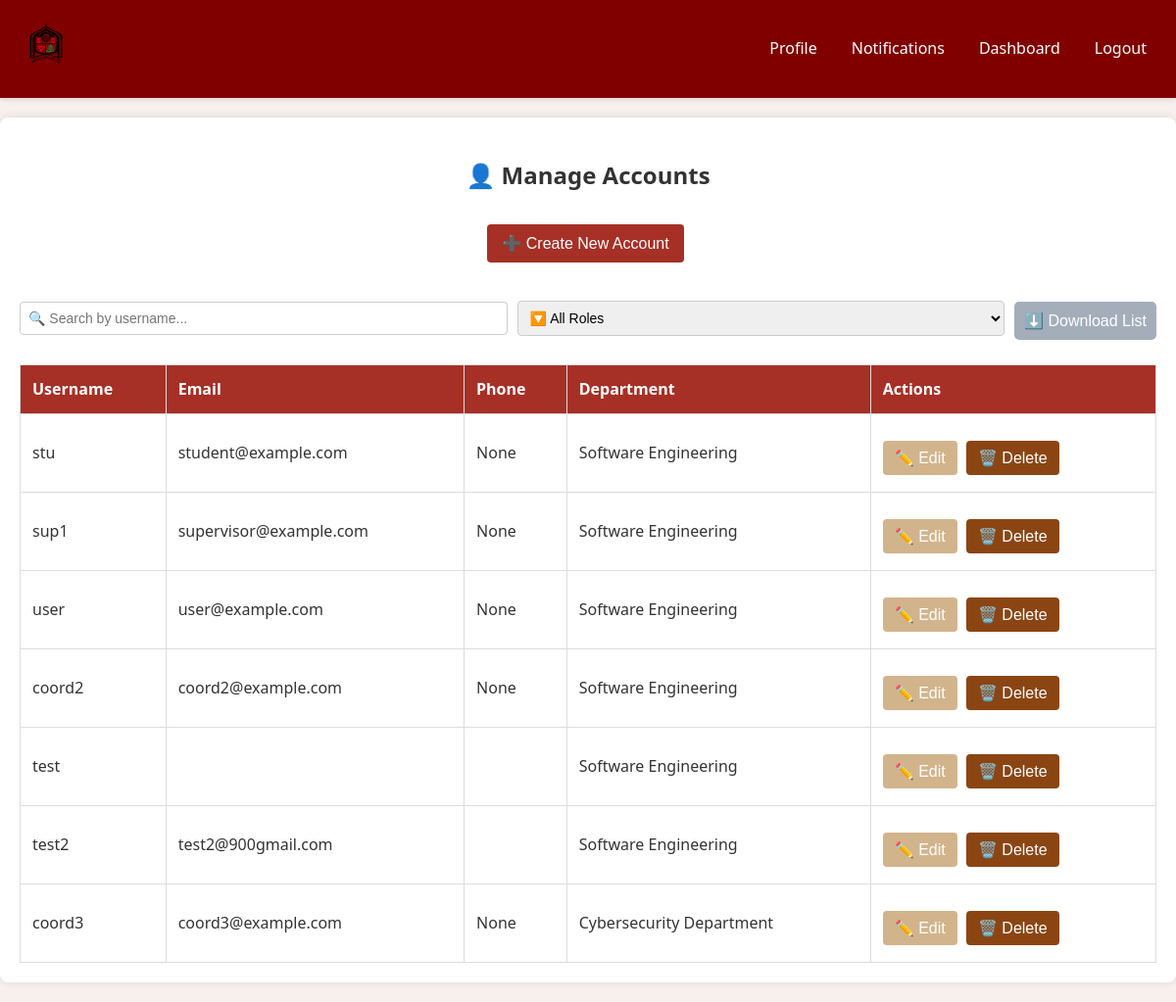
/api/users/manage-accounts/ (signed in), run on the app's committed database.
### users/models.py (models this page shows, shortened)
class User(AbstractUser):
    phone_number = models.CharField(max_length=15, blank=True, null=True)
    department = models.ForeignKey(
        Department,
        on_delete=models.CASCADE,
        related_name='users',
        null=True,  # Allow NULL values (important for superusers)
        blank=True  # Allow empty values
    )

### university/models.py (models this page shows, shortened)
class Department(models.Model):
    college = models.ForeignKey(College, on_delete=models.CASCADE, related_name='departments')
    name = models.CharField(max_length=200)

### users/views.py (the view, shortened to what this page needs)
# urls.py: path("manage-accounts/", views.ManageAccountsView.as_view(), name="manage-accounts"),
class ManageAccountsView(APIView):
    permission_classes = [IsAuthenticated]
    def get(self, request):
        user = request.user
        if hasattr(user, "coordinator"):
            if user.coordinator.is_super:
                college_departments = Department.objects.filter(college=user.department.college)
                users = User.objects.filter(
                    is_staff=False,
                    is_superuser=False,
                    department__in=college_departments
                ).exclude(coordinator__is_super=True)
                departments = college_departments
        else:
            return Response({"error": "Only coordinators can view users."}, status=403)
        return render(request, "coordinator/manage_accounts.html", {
            "users": users,
            "departments": departments,
            "is_super": hasattr(user, "coordinator") and user.coordinator.is_super
        })

### templates/coordinator/manage_accounts.html (shortened to what this page needs)
{% extends "base.html" %}
{% load static %}
{% block head %}
<link rel="stylesheet" href="{% static 'css/coordinator/manage_accounts.css' %}">
{% endblock %}
{% block content %}
{% include "navbar.html" %}
<div class="container">
    <h2>👤 Manage Accounts</h2>
    <button id="create-user-btn" class="btn btn-primary">➕ Create New Account</button>
<div class="search-filter-bar">
    <input type="text" id="search-input" placeholder="🔍 Search by username..." />
    <select id="role-filter">
        <option value="">🔽 All Roles</option>
    </select>
    <button id="download-btn" class="btn-download">⬇️ Download List</button>
</div>
    <table>
        <thead>
            <tr>
                <th>Username</th>
                <th>Email</th>
                <th>Phone</th>
                <th>Department</th>
                <th>Actions</th>
            </tr>
        </thead>
        <tbody>
            {% for user in users %}
            <tr>
                <td>{{ user.username }}</td>
                <td>{{ user.email }}</td>
                <td>{{ user.phone_number }}</td>
                <td>{{ user.department.name }}</td>
                <td>
                    <button class="edit-btn btn-edit"
                        data-id="{{ user.id }}"
                        data-role="{% if user.student %}student{% elif user.coordinator %}{% if user.coordinator.is_super %}coordinator{% else %}coordinator{% endif %}{% else %}user{% endif %}"
                        data-username="{{ user.username }}"
                        data-email="{{ user.email }}"
                        data-phone="{{ user.phone_number }}"
                        data-department="{{ user.department.id }}"
                        {% if user.student %}
                            data-student_id="{{ user.student.student_id }}"
                            data-sitting_number="{{ user.student.sitting_number }}"
                        {% endif %}>
                        ✏️ Edit
                    </button>
                    <button class="delete-btn btn-delete" data-id="{{ user.id }}" >
                        🗑️ Delete
                    </button>
                </td>
            </tr>
            {% empty %}
            <tr>
                <td colspan="5">No users found.</td>
            </tr>
            {% endfor %}
        </tbody>
    </table>
</div>
{% endblock %}

### static/css/style.css (style rules this page uses)
body { font-family: 'Segoe UI', Tahoma, Geneva, Verdana, sans-serif; margin: 0px; padding: 0; background-color: #f7f0ed; color: #333; line-height: 1.6; }
:root { --button-color: #609f9f; --button-hover-color: #4d8080; --button-text-color: white; --button-disabled-color: #cccccc; }
button { background-color: var(--button-color); color: var(--button-text-color); padding: 10px 20px; border: none; border-radius: 5px; font-size: 16px; cursor: pointer; transition: background-color 0.3s ease; margin: 5px 0; }
.btn-primary { background-color: #a63026; color: white; }
.btn-edit { background-color: #d2b48c; color: white; }
.btn-delete { background-color: #8b4513; color: white; }
.btn-download { background-color: #a3aeba; color: white; }

### static/css/coordinator/manage_accounts.css (style rules this page uses)
.container { max-width: 1300px; margin: 20px auto; padding: 20px; background: white; border-radius: 8px; box-shadow: 0 0 10px rgba(0, 0, 0, 0.1); text-align: center; }
h2 { color: #333; margin-bottom: 20px; }
table { width: 100%; border-collapse: collapse; margin-top: 20px; }
table, th, td { border: 1px solid #ddd; }
th, td { padding: 12px; text-align: left; }
th { background: #a63026; color: white; }
td { background: #fff; }
.edit-btn, .delete-btn, .btn { text-decoration: none; padding: 8px 12px; border-radius: 4px; margin-right: 5px; transition: 0.3s ease-in-out; display: inline-block; cursor: pointer; }
.btn { color: white; margin-top: 10px; border: none; padding: 10px 15px; }
.search-filter-bar { display: flex; gap: 10px; margin: 20px 0; align-items: center; }
#search-input, #role-filter { padding: 8px; font-size: 14px; border-radius: 4px; border: 1px solid #ccc; flex: 1; }
input, select { padding: 10px; margin-top: 5px; border: 1px solid #ccc; border-radius: 5px; width: 95%; }
button { color: white; padding: 10px; border: none; border-radius: 5px; cursor: pointer; margin-top: 15px; }

### data on the page
User: username "stu", email "student@example.com", phone_number "None", department.name "Software Engineering"
User: username "sup1", email "supervisor@example.com", phone_number "None", department.name "Software Engineering"
User: username "user", email "user@example.com", phone_number "None", department.name "Software Engineering"
User: username "coord2", email "coord2@example.com", phone_number "None", department.name "Software Engineering"
User: username "test", department.name "Software Engineering"
User: username "test2", email "test2@900gmail.com", department.name "Software Engineering"
User: username "coord3", email "coord3@example.com", phone_number "None", department.name "Cybersecurity Department"
